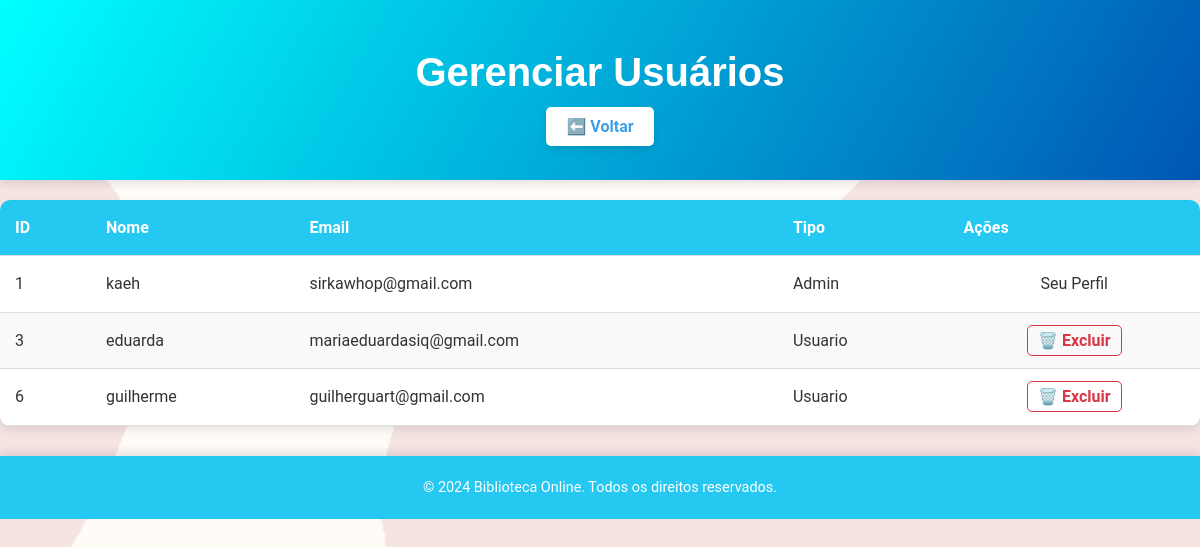
Screenshot of /phpbi/gerenciar_usuarios.php (signed in) with the database file from the repository.
### tables this page shows
CREATE TABLE `usuarios` (
  `id` int(11) NOT NULL,
  `nome` varchar(255) NOT NULL,
  `email` varchar(255) NOT NULL,
  `senha` varchar(255) NOT NULL,
  `tipo` enum('admin','usuario') DEFAULT 'usuario'
);

### phpbi/gerenciar_usuarios.php (the view, shortened to what this page needs)
<?php
include 'conexao.php';
$sql = "SELECT * FROM usuarios";
$result = $conn->query($sql);
?>
<!DOCTYPE html>
<html lang="pt-BR">
<head>
    <link rel="stylesheet" href="styles.css">
</head>
<body>
    <header>
        <h1>Gerenciar Usuários</h1>
        <a href="admin.php">⬅️ Voltar</a>
    </header>
    <main>
        <table>
            <thead>
                <tr>
                    <th>ID</th>
                    <th>Nome</th>
                    <th>Email</th>
                    <th>Tipo</th>
                    <th>Ações</th>
                </tr>
            </thead>
            <tbody>
                <?php while ($row = $result->fetch_assoc()): ?>
                <tr>
                    <td><?php echo $row['id']; ?></td>
                    <td><?php echo htmlspecialchars($row['nome']); ?></td>
                    <td><?php echo htmlspecialchars($row['email']); ?></td>
                    <td><?php echo ucfirst($row['tipo']); ?></td>
                    <td>
                        <?php if ($row['id'] != $_SESSION['usuario_id']): ?>
                            <a href="gerenciar_usuarios.php?delete_id=<?php echo $row['id']; ?>"
                               onclick="return confirm('Tem certeza que deseja excluir este usuário?');">
                               🗑️ Excluir
                            </a>
                        <?php else: ?>
                            <span>Seu Perfil</span>
                        <?php endif; ?>
                    </td>
                </tr>
                <?php endwhile; ?>
            </tbody>
        </table>
    </main>
    <footer>
        © 2024 Biblioteca Online. Todos os direitos reservados.
    </footer>
</body>
</html>

### phpbi/styles.css (style rules this page uses)
* { margin: 0; padding: 0; box-sizing: border-box; }
body { font-family: 'Roboto', sans-serif; background: url('assets/images/library-background.png') no-repeat center center fixed; background-size: cover; color: #333; margin: 0; overflow-x: hidden; }
header { text-align: center; background: linear-gradient(120deg,#00ffff, #0056b3); color: white; padding: 40px 20px; margin-bottom: 20px; box-shadow: 0 4px 8px rgba(0, 0, 0, 0.1); }
header h1 { font-size: 2.5em; margin-bottom: 10px; color: #ffffff; }
header a { text-decoration: none; padding: 10px 20px; background-color: white; color: #419EE6; border-radius: 5px; font-size: 1em; font-weight: bold; transition: background-color 0.3s ease, color 0.3s ease; box-shadow: 0 4px 6px rgba(0, 0, 0, 0.1); }
footer { text-align: center; padding: 10px; font-size: 0.9em; color: #777; margin-top: 30px; }
table { width: 100%; border-collapse: collapse; margin-top: 20px; box-shadow: 0 4px 8px rgba(0, 0, 0, 0.1); background-color: #fff; border-radius: 10px; overflow: hidden; }
table th, table td { padding: 15px; text-align: left; border-bottom: 1px solid #ddd; }
table th { background-color: #25C8F1; color: white; font-weight: bold; }
table tr:nth-child(even) { background-color: #f9f9f9; }
table td:last-child { text-align: center; }
table a { color: #dc3545; text-decoration: none; font-weight: bold; padding: 5px 10px; border: 1px solid #dc3545; border-radius: 5px; transition: background-color 0.3s ease; }
body { font-family: 'Roboto', sans-serif; line-height: 1.6; color: #333; }
h1, h2, h3 { font-family: 'Poppins', sans-serif; font-weight: 700; color: #ffffff; }
footer { background: #25C8F1; color: white; text-align: center; padding: 20px 10px; font-size: 0.9em; box-shadow: 0 -4px 8px rgba(0, 0, 0, 0.1); }
.card, nav, footer { animation: fadeIn 0.8s ease-in-out; }

### rows the page displays
usuarios: id "1", nome "kaeh", email "sirkawhop@gmail.com", tipo "Admin", shows "Seu Perfil"
usuarios: id "3", nome "eduarda", email "mariaeduardasiq@gmail.com", tipo "Usuario"
usuarios: id "6", nome "guilherme", email "guilherguart@gmail.com", tipo "Usuario"
